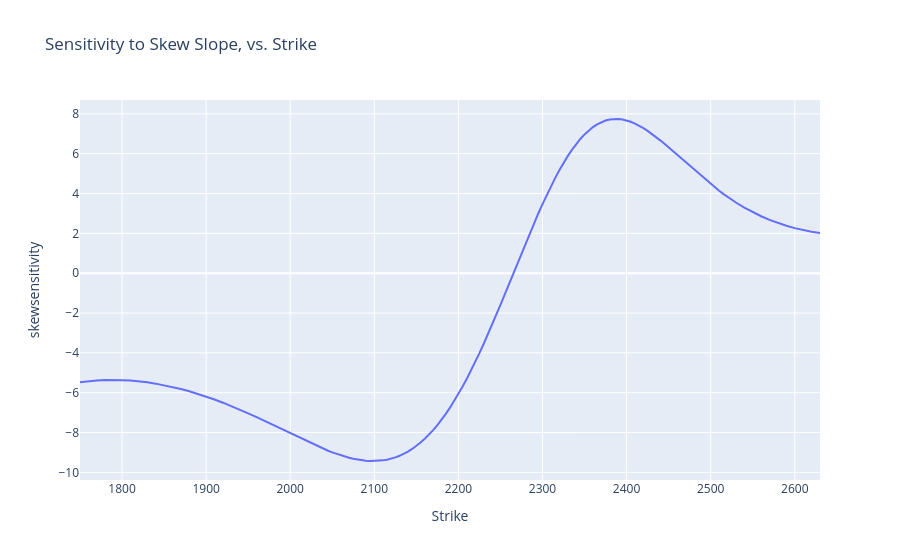

The code cell stored with this chart in its notebook:
### Markdown cell above
### Problem 2(c)

Holding $k$ fixed, the fitted skew is

$$
\sigma_p(k)=\alpha_0+\alpha_1 k+\alpha_2 k^2+\alpha_3 k^3+\alpha_4 k^4.
$$

So

$$
\frac{\partial \sigma_p(k)}{\partial \alpha_1}=k.
$$

Since the price sensitivity to volatility is vega, the sensitivity of the time-0 call or put price to $\alpha_1$ is

$$
\frac{\partial \text{Price}_0}{\partial \alpha_1}
=
\text{Vega}_0 \cdot \frac{\partial \sigma_p(k)}{\partial \alpha_1}
=
e^{-rT}F_0\sqrt{T}\,N'(d_1)\,k,
$$

where

$$
d_1=\frac{-k}{\sigma_p(k)\sqrt{T}}+\frac{\sigma_p(k)\sqrt{T}}{2}.
$$

Thus, for fixed $k$, call and put sensitivities are the same:
$$
\frac{\partial \text{Price}_0}{\partial \alpha_1}=e^{-rT}F_0\sqrt{T}\,N'(d_1)\,k.
$$

### Code cell
import plotly.express as px

fig = px.line(options, x="Strike", y="skewsensitivity", title='Sensitivity to Skew Slope, vs. Strike')
fig.show()

### Figure 1 — Plotly figure (JSON) as saved in the notebook; plotly's stock layout.template omitted (floating-point values rounded to 4 significant figures; data arrays with more than 128 entries replaced by an {"elided": "..."} marker saying what was removed)
{"data": [{"hovertemplate": "Strike=%{x}<br>skewsensitivity=%{y}<extra></extra>", "legendgroup": "", "line": {"color": "#636efa", "dash": "solid"}, "marker": {"symbol": "circle"}, "mode": "lines", "name": "", "orientation": "v", "showlegend": false, "type": "scatter", "x": {"elided": "145 int values"}, "xaxis": "x", "y": {"elided": "145 float values"}, "yaxis": "y"}], "layout": {"legend": {"tracegroupgap": 0}, "title": {"text": "Sensitivity to Skew Slope, vs. Strike"}, "xaxis": {"anchor": "y", "domain": [0, 1], "title": {"text": "Strike"}}, "yaxis": {"anchor": "x", "domain": [0, 1], "title": {"text": "skewsensitivity"}}}}
